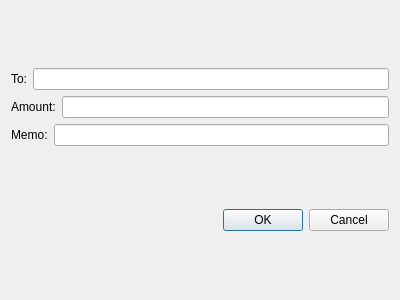
<?xml version="1.0" encoding="UTF-8"?>
<ui version="4.0">
 <class>PaymentDialog</class>
 <widget class="QDialog" name="PaymentDialog">
  <property name="geometry">
   <rect>
    <x>0</x>
    <y>0</y>
    <width>400</width>
    <height>300</height>
   </rect>
  </property>
  <property name="windowTitle">
   <string>Dialog</string>
  </property>
  <layout class="QVBoxLayout" name="verticalLayout">
   <item>
    <layout class="QVBoxLayout" name="verticalLayout_2">
     <item>
      <layout class="QHBoxLayout" name="horizontalLayout">
       <item>
        <widget class="QLabel" name="label">
         <property name="text">
          <string>To:</string>
         </property>
        </widget>
       </item>
       <item>
        <widget class="QLineEdit" name="lineEdit"/>
       </item>
      </layout>
     </item>
     <item>
      <layout class="QHBoxLayout" name="horizontalLayout_4">
       <item>
        <widget class="QLabel" name="label_2">
         <property name="text">
          <string>Amount:</string>
         </property>
        </widget>
       </item>
       <item>
        <widget class="QLineEdit" name="lineEdit_2"/>
       </item>
      </layout>
     </item>
     <item>
      <layout class="QHBoxLayout" name="horizontalLayout_3">
       <item>
        <widget class="QLabel" name="label_3">
         <property name="text">
          <string>Memo:</string>
         </property>
        </widget>
       </item>
       <item>
        <widget class="QLineEdit" name="lineEdit_3"/>
       </item>
      </layout>
     </item>
    </layout>
   </item>
   <item>
    <widget class="QDialogButtonBox" name="buttonBox">
     <property name="orientation">
      <enum>Qt::Horizontal</enum>
     </property>
     <property name="standardButtons">
      <set>QDialogButtonBox::Cancel|QDialogButtonBox::Ok</set>
     </property>
    </widget>
   </item>
  </layout>
 </widget>
 <resources/>
 <connections>
  <connection>
   <sender>buttonBox</sender>
   <signal>accepted()</signal>
   <receiver>PaymentDialog</receiver>
   <slot>accept()</slot>
   <hints>
    <hint type="sourcelabel">
     <x>248</x>
     <y>254</y>
    </hint>
    <hint type="destinationlabel">
     <x>157</x>
     <y>274</y>
    </hint>
   </hints>
  </connection>
  <connection>
   <sender>buttonBox</sender>
   <signal>rejected()</signal>
   <receiver>PaymentDialog</receiver>
   <slot>reject()</slot>
   <hints>
    <hint type="sourcelabel">
     <x>316</x>
     <y>260</y>
    </hint>
    <hint type="destinationlabel">
     <x>286</x>
     <y>274</y>
    </hint>
   </hints>
  </connection>
 </connections>
</ui>
